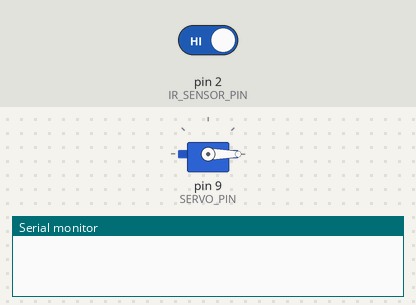
This sketch was run on a simulated Arduino Uno, built with avr-gcc and run on an emulated ATmega328P. Shown: servo, the last lines printed to the serial monitor. Inputs (shaded band) come from the test bench; at power-on: pin 2 (IR_SENSOR_PIN) HIGH.

Above: at 1.2 s.
1.3 s: pin 2 (IR_SENSOR_PIN) driven LOW
At 2.5 s:
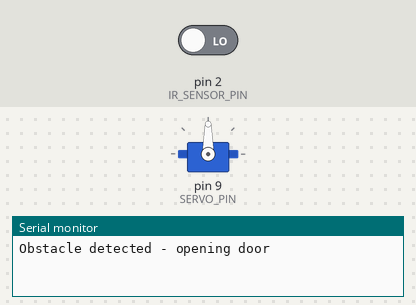
2.8 s: pin 2 (IR_SENSOR_PIN) driven HIGH
At 3.9 s:
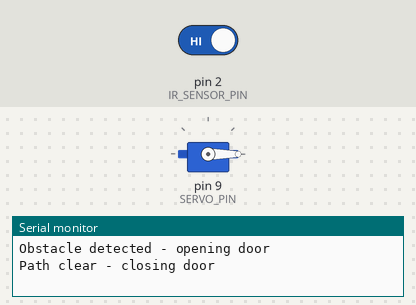
Timing chart, 0 to 5.8 s (numbered marks = the images above; inputs shaded):
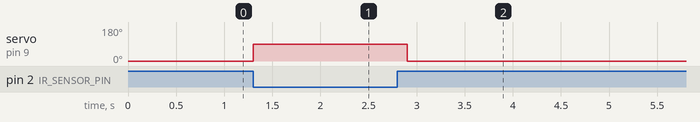

The sketch:

Assignment6_IR_Servo_Door_Control.ino
```cpp
#include <Servo.h>

// Pins
const int IR_SENSOR_PIN = 2;  // IR sensor output
const int SERVO_PIN = 9;      // Servo control

// Positions
const int DOOR_CLOSED = 0;    // 0 degrees
const int DOOR_OPEN = 90;     // 90 degrees

Servo doorServo;
bool obstacleDetected = false;

void setup() {
  pinMode(IR_SENSOR_PIN, INPUT);
  doorServo.attach(SERVO_PIN);
  doorServo.write(DOOR_CLOSED); // Start with door closed
  Serial.begin(9600);           // For debugging
}

void loop() {
  int sensorValue = digitalRead(IR_SENSOR_PIN);

  // IR sensor typically returns LOW when obstacle detected
  if (sensorValue == LOW && !obstacleDetected) {
    // Obstacle detected - open door
    doorServo.write(DOOR_OPEN);
    obstacleDetected = true;
    Serial.println("Obstacle detected - opening door");
    delay(1500); // Small delay for movement
  }
  else if (sensorValue == HIGH && obstacleDetected) {
    // Path clear - close door
    doorServo.write(DOOR_CLOSED);
    obstacleDetected = false;
    Serial.println("Path clear - closing door");
    delay(1500); // Small delay for movement
  }

  delay(100); // Short delay between readings
}
```

Measured:
- after the input at 1.3 s, servo on pin 9 (SERVO_PIN): 0° → 90° at once
- after the input at 2.8 s, servo on pin 9 (SERVO_PIN): 90° → 0° after 0.10 s
